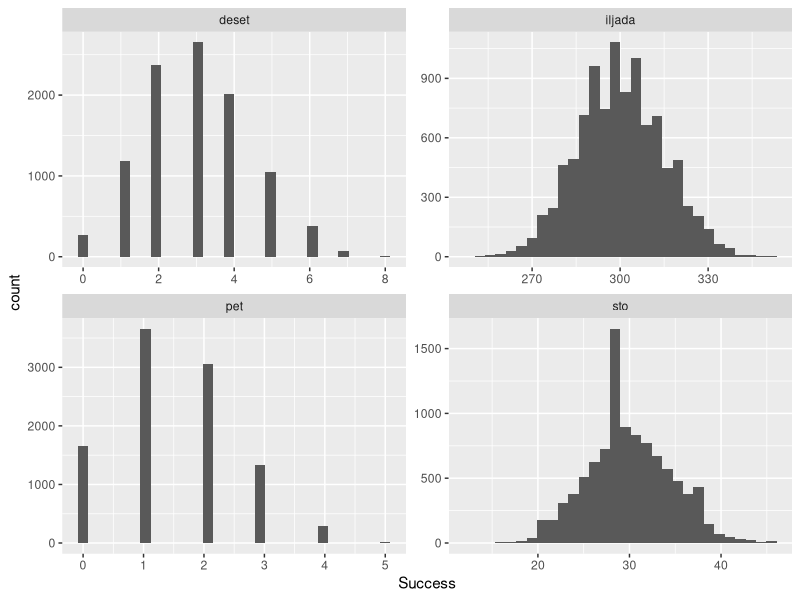

Generate this figure with R:
# Statistika

#               Binomna raspredelba  #
require(ggplot2)
rbinom(n = 5,size = 3,prob=0.01)

binom10 <- rbinom(n=10000, size = 10, prob = 0.4)
binom100 <- rbinom(n=10000, size = 100, prob = 0.4)
binom1000 <- rbinom(n=10000, size = 1000, prob = 0.4)

binom5 <- data.frame(Success = rbinom(n=10000, size = 5, prob = 0.3), Size = "pet")
binom10 <- data.frame(Success = rbinom(n=10000, size = 10, prob = 0.3), Size = "deset")
binom100 <- data.frame(Success = rbinom(n=10000, size = 100, prob = 0.3), Size = "sto")
binom1000 <-data.frame(Success = rbinom(n=10000, size = 1000, prob = 0.3), Size = "iljada")

binomAll <- rbind(binom5,binom10,binom100,binom1000)
head(binomAll)
tail(binomAll)

ggplot(binomAll,aes(x=Success)) + geom_histogram() + facet_wrap(~Size,scales = "free")

dbinom(x = 3,size = 10, prob = 0.3) # 3 od 10 uspesi
pbinom(q = 3, size = 10, prob = 0.3) # 3 ili polmaku
qbinom(p = 0.99, size = 5 ,prob = 0.3) # kolku obidi od 5 ni trebaat za da dobieme verojatnost p
qbinom(c(.3,.35,.40,.50,.90,.95,.96,.97,.98,.99), size = 5 ,prob = 0.3) # vektor od verojatnosti

